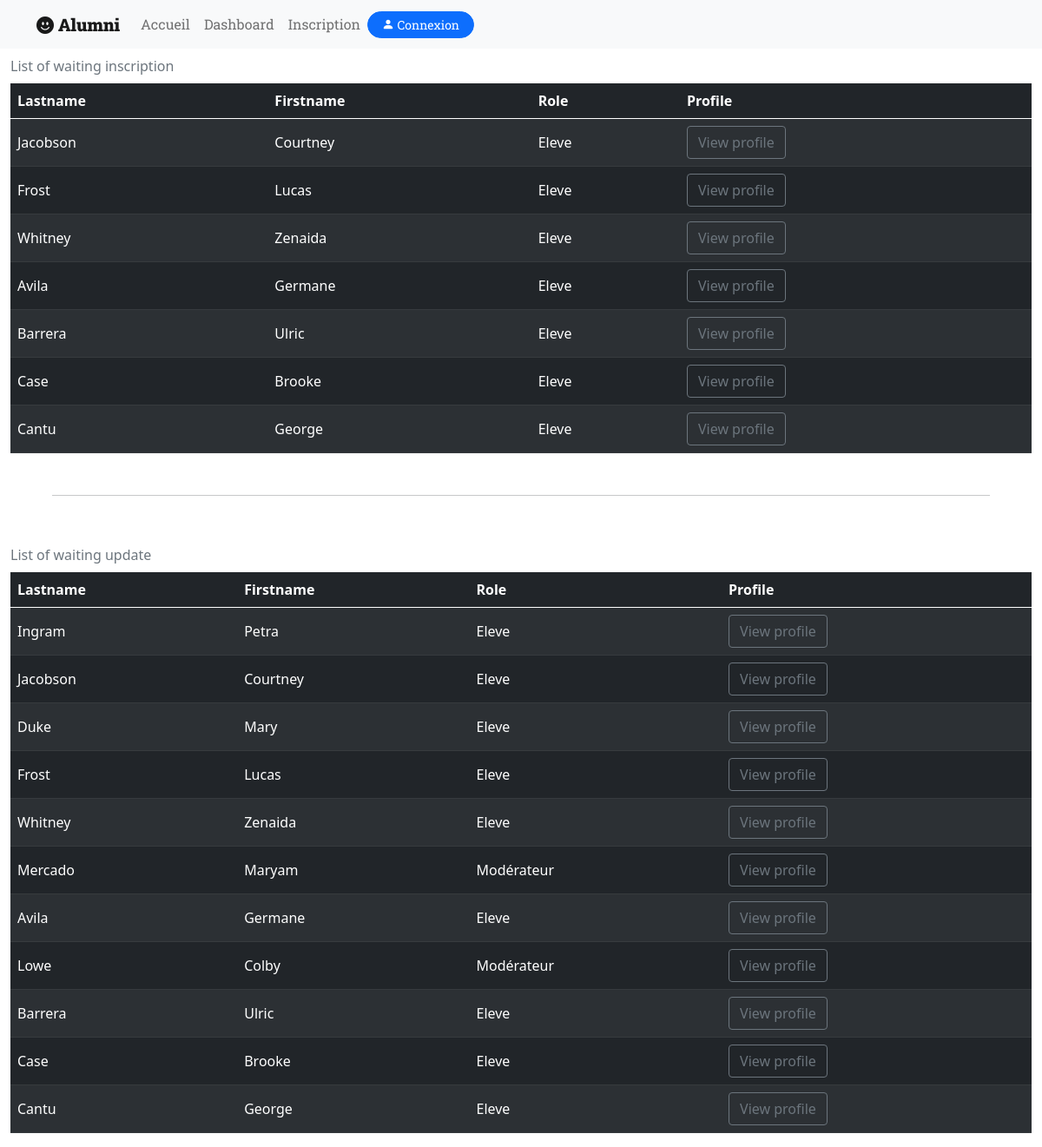
/views/dashboard.php, run on the app's committed database.
### tables this page shows
CREATE TABLE IF NOT EXISTS `users` (
  `id` int(11) NOT NULL AUTO_INCREMENT,
  `lastname` varchar(100) NOT NULL,
  `firstname` varchar(100) NOT NULL,
  `pseudo` varchar(100) DEFAULT NULL,
  `mail` varchar(255) NOT NULL,
  `password` varchar(255) NOT NULL,
  `campus` varchar(100) NOT NULL,
  `promo` varchar(100) NOT NULL,
  `date_debut` date NOT NULL,
  `date_fin` date NOT NULL,
  `github_link` varchar(100) DEFAULT NULL,
  `profile_picture` varchar(255) DEFAULT NULL,
  `anecdote` text,
  `role` int(11) NOT NULL,
  `is_actif` tinyint(1) NOT NULL,
  `is_update` tinyint(1) NOT NULL,
  PRIMARY KEY (`id`),
  UNIQUE KEY `mail` (`mail`),
  KEY `foreign_key_role` (`role`)
);

### models/userModels.php (called while the page is built, shortened)
<?php
class userModels
{
    public function getAllUserWaitingInscription($pdo)
    {
        try {
            $sql = "SELECT * FROM users WHERE is_actif = 0;";
            $stmt = $pdo->query($sql);
            $userWaitingInscription = $stmt->fetchAll(PDO::FETCH_ASSOC);
            return $userWaitingInscription;
        } catch (PDOException $e) {
            echo "erreur dans l'affichage : " . $e->getMessage();
        }
    }
    public function getAllUserWaitingUpdate($pdo)
    {
        try {
            $sql = "SELECT * FROM users WHERE is_update = 0;";
            $stmt = $pdo->query($sql);
            $userWaitingUpdate = $stmt->fetchAll(PDO::FETCH_ASSOC);
            return $userWaitingUpdate;
        } catch (PDOException $e) {
            echo "erreur dans l'affichage : " . $e->getMessage();
        }
    }
}

### views/dashboard.php (the view)
<?php
require_once(dirname(__FILE__) . './../models/database.php');
require_once('../models/userModels.php');
$users = new userModels($pdo);
$listUsersWaitingInscription = $users->getAllUserWaitingInscription($pdo);
$listUsersWaitingUptade = $users->getAllUserWaitingUpdate($pdo);
require_once('header.php');
?>
<div class="container-fluid">
  <table class="table table-dark table-responsive align-middle table-striped caption-top">
    <caption>List of waiting inscription</caption>
    <thead>
      <tr>
        <th scope="col">Lastname</th>
        <th scope="col">Firstname</th>
        <th scope="col">Role</th>
        <th scope="col">Profile</th>
      </tr>
    </thead>
    <tbody>
      <?php
      foreach ($listUsersWaitingInscription as $user) { ?>
        <tr>
          <td><?= $user['lastname'] ?></td>
          <td><?= $user['firstname'] ?></td>
          <td><?php echo $user['role'] == 1 ? "Eleve" : "Modérateur"; ?></td>
          <td><a href="#" class="btn btn-outline-secondary">View profile</a></td>
        </tr>
      <?php }
      ?>
    </tbody>
  </table>
  <hr class="d-flex m-5">
  <table class="table table-dark table-responsive align-middle table-striped caption-top">
    <caption>List of waiting update</caption>
    <thead>
      <tr>
        <th scope="col">Lastname</th>
        <th scope="col">Firstname</th>
        <th scope="col">Role</th>
        <th scope="col">Profile</th>
      </tr>
    </thead>
    <tbody>
      <?php
      foreach ($listUsersWaitingUptade as $user) { ?>
        <tr>
          <td><?= $user['lastname'] ?></td>
          <td><?= $user['firstname'] ?></td>
          <td><?php echo $user['role'] == 1 ? "Eleve" : "Modérateur"; ?></td>
          <td><a href="#" class="btn btn-outline-secondary">View profile</a></td>
        </tr>
      <?php }
      ?>
    </tbody>
  </table>
</div>
<?php
require_once('footer.php');
?>

### views/header.php (shortened to what this page needs)
<!DOCTYPE html>
<html lang="fr">
<head>
    <link rel="stylesheet" href="https://cdn.jsdelivr.net/npm/bootstrap-icons@1.7.2/font/bootstrap-icons.css">
    <link href="https://cdn.jsdelivr.net/npm/bootstrap@5.0.2/dist/css/bootstrap.min.css" rel="stylesheet">
</head>
<body>
<nav class="navbar navbar-expand-lg navbar-light bg-light" style="font-family: 'Roboto Slab', serif;">
  <div class="container">
    <a class="navbar-brand" href="../index.php" style="font-weight:900;"><i class="bi bi-emoji-smile-fill"></i> Alumni</a>
    <div class="collapse navbar-collapse" id="navbarNav">
      <ul class="navbar-nav">
        <li class="nav-item">
          <a class="nav-link" aria-current="page" href="../index.php">Accueil</a>
        </li>
        <li class="nav-item">
          <a class="nav-link" href="views/dashboard.php">Dashboard</a>
        </li>
        <li class="nav-item">
            <a href="views/ajout_user.php" class="nav-link">Inscription</a>
        </li>
        <li class="nav-item d-flex align-self-center">
            <a href="#" class="btn btn-sm btn-primary rounded-pill px-3"><i class="bi bi-person-fill"></i> Connexion</a>
        </li>
      </ul>
    </div>
  </div>
</nav>

### views/footer.php (shortened to what this page needs)
</body>
</html>

### data on the page
users: lastname "Jacobson", firstname "Courtney", shows "Eleve"
users: lastname "Frost", firstname "Lucas", shows "Eleve"
users: lastname "Whitney", firstname "Zenaida", shows "Eleve"
users: lastname "Avila", firstname "Germane", shows "Eleve"
users: lastname "Barrera", firstname "Ulric", shows "Eleve"
users: lastname "Case", firstname "Brooke", shows "Eleve"
users: lastname "Cantu", firstname "George", shows "Eleve"
users: lastname "Ingram", firstname "Petra", shows "Eleve"
users: lastname "Duke", firstname "Mary", shows "Eleve"
users: lastname "Mercado", firstname "Maryam", shows "Modérateur"
users: lastname "Lowe", firstname "Colby", shows "Modérateur"
